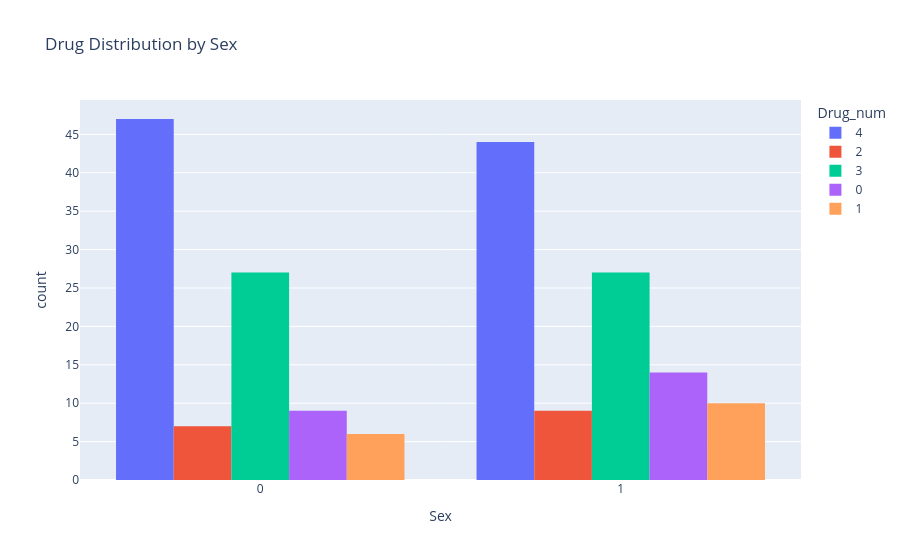

The notebook cell this image was saved under:
### Code cell
px.histogram(my_data,x='Sex', color='Drug_num', barmode='group', title='Drug Distribution by Sex')

### Figure 1 — Plotly figure (JSON) as saved in the notebook; plotly's stock layout.template omitted (floating-point values rounded to 4 significant figures)
{"data": [{"alignmentgroup": "True", "bingroup": "x", "hovertemplate": "Drug_num=4<br>Sex=%{x}<br>count=%{y}<extra></extra>", "legendgroup": "4", "marker": {"color": "#636efa", "pattern": {"shape": ""}}, "name": "4", "offsetgroup": "4", "orientation": "v", "showlegend": true, "type": "histogram", "x": [0, 0, 0, 1, 1, 0, 1, 0, 0, 0, 1, 1, 1, 0, 0, 0, 1, 0, 1, 0, 0, 1, 1, 0, 0, 1, 0, 1, 1, 0, 1, 0, 1, 0, 0, 0, 1, 1, 0, 1, 0, 0, 1, 1, 0, 0, 1, 0, 0, 1, 0, 1, 1, 1, 1, 0, 1, 1, 1, 0, 0, 1, 1, 0, 1, 1, 0, 0, 1, 1, 1, 0, 1, 1, 0, 0, 0, 0, 0, 1, 1, 0, 0, 0, 0, 0, 1, 1, 1, 1, 0], "xaxis": "x", "yaxis": "y"}, {"alignmentgroup": "True", "bingroup": "x", "hovertemplate": "Drug_num=2<br>Sex=%{x}<br>count=%{y}<extra></extra>", "legendgroup": "2", "marker": {"color": "#EF553B", "pattern": {"shape": ""}}, "name": "2", "offsetgroup": "2", "orientation": "v", "showlegend": true, "type": "histogram", "x": [1, 1, 1, 0, 1, 1, 0, 0, 0, 0, 1, 1, 0, 1, 0, 1], "xaxis": "x", "yaxis": "y"}, {"alignmentgroup": "True", "bingroup": "x", "hovertemplate": "Drug_num=3<br>Sex=%{x}<br>count=%{y}<extra></extra>", "legendgroup": "3", "marker": {"color": "#00cc96", "pattern": {"shape": ""}}, "name": "3", "offsetgroup": "3", "orientation": "v", "showlegend": true, "type": "histogram", "x": [0, 0, 0, 1, 0, 0, 1, 1, 1, 1, 0, 1, 1, 0, 0, 1, 1, 1, 1, 0, 0, 1, 0, 1, 1, 1, 1, 0, 1, 0, 0, 1, 0, 1, 0, 1, 1, 0, 1, 0, 0, 1, 0, 0, 0, 1, 0, 0, 1, 0, 0, 1, 1, 0], "xaxis": "x", "yaxis": "y"}, {"alignmentgroup": "True", "bingroup": "x", "hovertemplate": "Drug_num=0<br>Sex=%{x}<br>count=%{y}<extra></extra>", "legendgroup": "0", "marker": {"color": "#ab63fa", "pattern": {"shape": ""}}, "name": "0", "offsetgroup": "0", "orientation": "v", "showlegend": true, "type": "histogram", "x": [1, 1, 0, 1, 1, 0, 0, 0, 1, 0, 1, 0, 0, 1, 1, 0, 1, 1, 0, 1, 1, 1, 1], "xaxis": "x", "yaxis": "y"}, {"alignmentgroup": "True", "bingroup": "x", "hovertemplate": "Drug_num=1<br>Sex=%{x}<br>count=%{y}<extra></extra>", "legendgroup": "1", "marker": {"color": "#FFA15A", "pattern": {"shape": ""}}, "name": "1", "offsetgroup": "1", "orientation": "v", "showlegend": true, "type": "histogram", "x": [1, 0, 0, 1, 0, 1, 1, 1, 1, 0, 0, 1, 1, 1, 0, 1], "xaxis": "x", "yaxis": "y"}], "layout": {"barmode": "group", "legend": {"title": {"text": "Drug_num"}, "tracegroupgap": 0}, "title": {"text": "Drug Distribution by Sex"}, "xaxis": {"anchor": "y", "domain": [0, 1], "title": {"text": "Sex"}}, "yaxis": {"anchor": "x", "domain": [0, 1], "title": {"text": "count"}}}}
